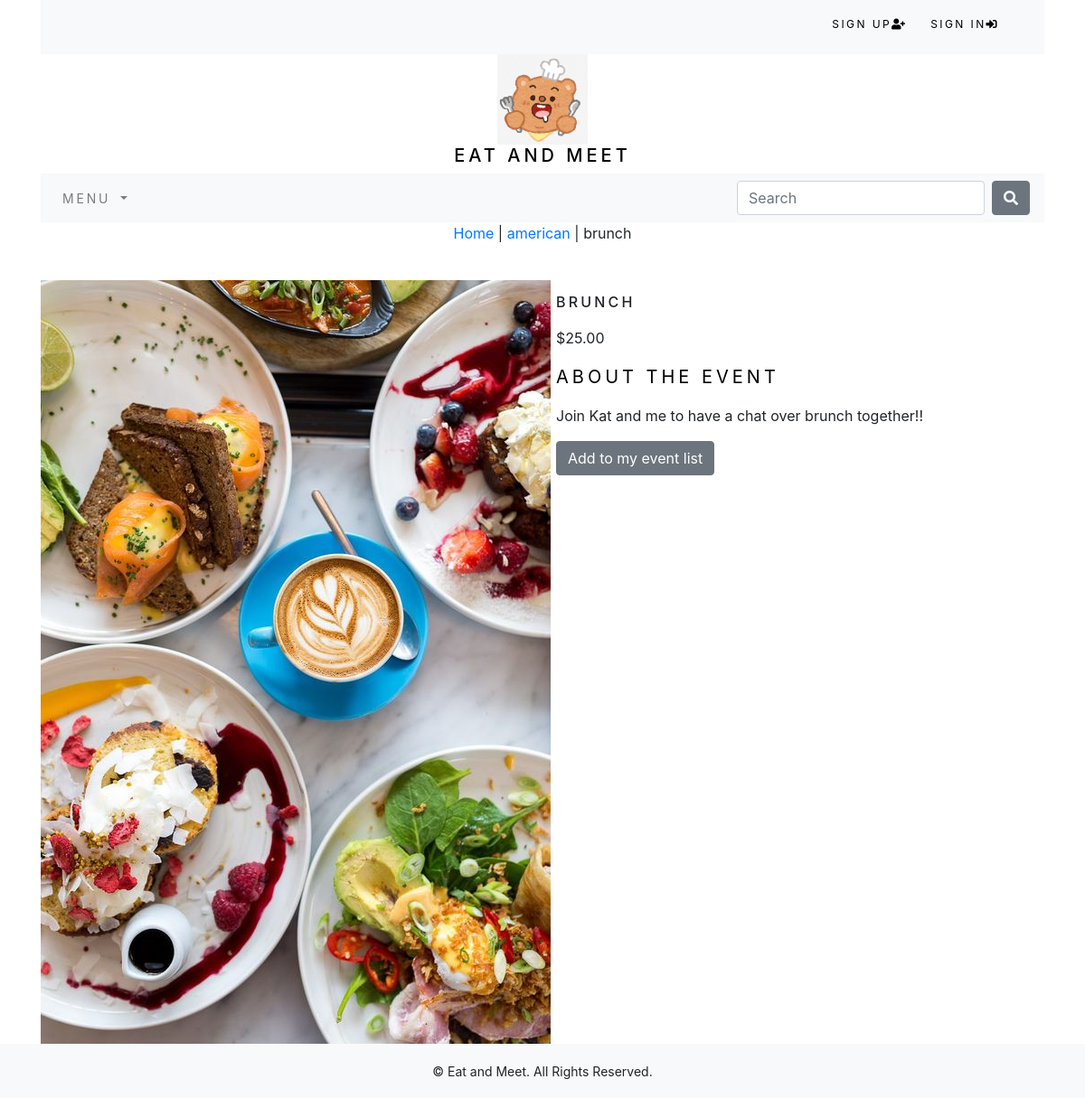
Page /menu/american/brunch on the committed database.
### menu/models.py (models this page shows, shortened)
class Product(models.Model):
	name = models.CharField(max_length=250, unique=True)
	slug = models.SlugField(max_length=250, unique=True)
	description = models.TextField(blank=True)
	category = models.ForeignKey(Category, on_delete=models.CASCADE) #if a product is deleted, any references at the category model of that product will be deleted
	price = models.DecimalField(max_digits=10, decimal_places=2)
	image = models.ImageField(upload_to='product', blank=True)
	guest = models.DecimalField(max_digits=5, decimal_places=0)
	available = models.BooleanField(default=True)
	date = models.DateField(default=date.today)
	created = models.DateTimeField(auto_now_add=True) #add by default when a product is created
	updated = models.DateTimeField(auto_now=True)
	class Meta:
		ordering = ('name',)
		verbose_name = 'product'
		verbose_name_plural = 'products'

class Category(models.Model):
	name = models.CharField(max_length=250, unique=True)
	slug = models.SlugField(max_length=250, unique=True)
	description = models.TextField(blank=True)
	image = models.ImageField(upload_to='category', blank=True)
	class Meta:
		ordering = ('name',)
		verbose_name = 'category'
		verbose_name_plural = 'categories'
	def get_url(self):
		return reverse('menu:products_by_category', args=[self.slug])
	def __str__(self):
		return '{}'.format(self.name)

### menu/views.py (the view)
# urls.py: path('<slug:c_slug>/<slug:product_slug>', views.ProdCatDetail, name='ProdCatDetail'),
def ProdCatDetail(request, c_slug, product_slug):
	try:
		product = Product.objects.get(category__slug=c_slug, slug=product_slug)
	except Exception as e:
		raise e
	return render(request, 'menu/product.html', {'product':product})

### event/context_processors.py (called while the page is built)
def counter(request):
	item_count = 0
	if 'admin' in request.path:
		return {}
	else:
		try:
			event = Event.objects.filter(event_id=_event_id(request))
			event_items = EventItem.objects.all().filter(event=event[:1])
			for event_item in event_items:
				item_count += event_item.quantity
		except Cart.DoesNotExist:
			item_count = 0
	return dict(item_count = item_count)

### event/views.py (called while the page is built)
def _event_id(request):
	event = request.session.session_key
	if not event:
		event = request.session.create()
	return event

### menu/context_processors.py (called while the page is built)
def menu_links(request):
	links = Category.objects.all()
	return dict(links=links)

### menu/templates/menu/product.html (shortened to what this page needs)
{% extends "base.html" %}
{% load static %}
{% block content %}
<div class="row my_prod_row row_class">
	<div class="mx-auto">
		<p><a href="{% url 'menu:allProdCat' %}">Home</a> | <a href="{{ product.category.get_url }}">{{product.category}}</a> | {{product.name}}</p>
	</div>
	<div class="container">
		<br>
		<div class="row">
			<div class="col-12 col-sm-12 col-md-12 col-lg-6 text-center">
				<div style="min-width: 18rem">
					<img src="{{product.image.url}}" alt="{{product.name}}">
				</div>
			</div>
			<div class="col-12 col-sm-12 col-md-12 col-lg-6">
				<div>
					<h1 class="my_prod_title">{{product.name}}</h1>
					<p>${{product.price}}</p>
					<p class="my_title">About the event</p>
					<p class="text-justify my_prod_text">{{product.description}}</p>
					{% if product.stock <= 0 %}
						<p class="text-justify my_prod_text"><b>Out of seats</b></p>
					{% else %}
						<a class="btn btn-secondary"href="{% url 'event:add_event' product.id %}">Add to my event list</a>
					{% endif %}
				</div>
			</div>
		</div>
	</div>
</div>
{% endblock %}

### static/css/custom.css (style rules this page uses)
body { font-family: 'Roboto',sans-serif; }
.my_title { font-size: 20px; text-transform: uppercase; letter-spacing: .2em; color: #000; }
.my_prod_title { font-size: 16px; text-transform: uppercase; letter-spacing: .2em; padding-top: 15px; padding-bottom: 10px; }
.my_prod_text { padding-right: 20px; }

### rows in the picture
Product: category "american", name "brunch", image (picture), name "BRUNCH", price "25.00", description "Join Kat and me to have a chat over brunch together!!"
